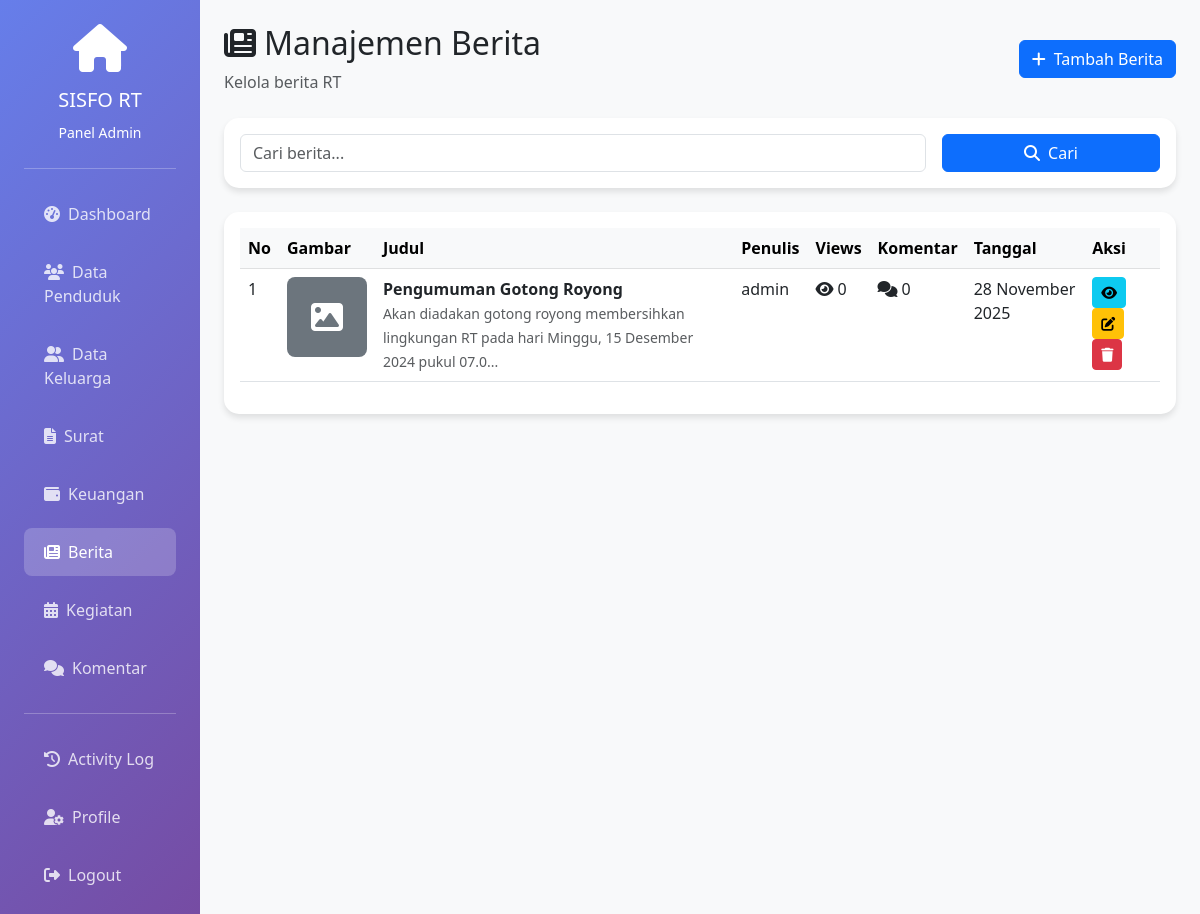
Page /admin/berita.php (signed in) on the committed database.
### tables this page shows
CREATE TABLE berita (
    id_berita INT PRIMARY KEY AUTO_INCREMENT,
    judul VARCHAR(200) NOT NULL,
    konten TEXT NOT NULL,
    gambar VARCHAR(255),
    id_user INT NOT NULL,
    views INT DEFAULT 0,
    created_at TIMESTAMP DEFAULT CURRENT_TIMESTAMP,
    updated_at TIMESTAMP DEFAULT CURRENT_TIMESTAMP ON UPDATE CURRENT_TIMESTAMP,
    FOREIGN KEY (id_user) REFERENCES users(id_user) ON DELETE CASCADE
);

CREATE TABLE users (
    id_user INT PRIMARY KEY AUTO_INCREMENT,
    username VARCHAR(50) UNIQUE NOT NULL,
    password VARCHAR(255) NOT NULL,
    role ENUM('admin', 'warga', 'bendahara') NOT NULL,
    is_active TINYINT(1) DEFAULT 1,
    created_at TIMESTAMP DEFAULT CURRENT_TIMESTAMP,
    updated_at TIMESTAMP DEFAULT CURRENT_TIMESTAMP ON UPDATE CURRENT_TIMESTAMP
);

### includes/functions.php (called while the page is built, shortened)
<?php
function e($string) {
    return htmlspecialchars($string, ENT_QUOTES, 'UTF-8');
}
function formatTanggal($tanggal) {
    $bulan = [
        1 => 'Januari', 'Februari', 'Maret', 'April', 'Mei', 'Juni',
        'Juli', 'Agustus', 'September', 'Oktober', 'November', 'Desember'
    ];
    $split = explode('-', date('Y-m-d', strtotime($tanggal)));
    return $split[2] . ' ' . $bulan[(int)$split[1]] . ' ' . $split[0];
}
?>

### admin/berita.php (the view, shortened to what this page needs)
<?php
require_once '../includes/functions.php';
require_once '../includes/middleware.php';
$page = isset($_GET['page']) ? (int)$_GET['page'] : 1;
$limit = 10;
$offset = ($page - 1) * $limit;
$search = isset($_GET['search']) ? cleanInput($_GET['search']) : '';
$where = "WHERE 1=1";
$params = [];
$types = "";
$query = "SELECT b.*, u.username,
          (SELECT COUNT(*) FROM komentar WHERE jenis_postingan = 'berita' AND id_postingan = b.id_berita) as jumlah_komentar
          FROM berita b
          JOIN users u ON b.id_user = u.id_user
          $where
          ORDER BY b.created_at DESC
          LIMIT ? OFFSET ?";
$params[] = $limit;
$params[] = $offset;
$types .= "ii";
$stmt = $conn->prepare($query);
if (count($params) > 2) {
    $stmt->bind_param($types, ...$params);
} else {
    $stmt->bind_param("ii", $limit, $offset);
}
$stmt->execute();
$berita_list = $stmt->get_result();
?>
<!DOCTYPE html>
<html lang="id">
<head>
    <link href="https://cdn.jsdelivr.net/npm/bootstrap@5.3.0/dist/css/bootstrap.min.css" rel="stylesheet">
    <link href="https://cdnjs.cloudflare.com/ajax/libs/font-awesome/6.4.0/css/all.min.css" rel="stylesheet">
</head>
<body>
    <div class="container-fluid">
        <div class="row">
            <div class="col-md-3 col-lg-2 sidebar p-4">
                <div class="text-center mb-4">
                    <div class="mb-3">
                        <i class="fas fa-home fa-3x"></i>
                    </div>
                    <h5>SISFO RT</h5>
                    <small>Panel Admin</small>
                </div>
                <hr class="bg-white">
                <nav class="nav flex-column">
                    <a class="nav-link" href="dashboard.php">
                        <i class="fas fa-tachometer-alt me-2"></i>Dashboard
                    </a>
                    <a class="nav-link" href="penduduk.php">
                        <i class="fas fa-users me-2"></i>Data Penduduk
                    </a>
                    <a class="nav-link" href="keluarga.php">
                        <i class="fas fa-user-friends me-2"></i>Data Keluarga
                    </a>
                    <a class="nav-link" href="surat.php">
                        <i class="fas fa-file-alt me-2"></i>Surat
                    </a>
                    <a class="nav-link" href="keuangan.php">
                        <i class="fas fa-wallet me-2"></i>Keuangan
                    </a>
                    <a class="nav-link active" href="berita.php">
                        <i class="fas fa-newspaper me-2"></i>Berita
                    </a>
                    <a class="nav-link" href="kegiatan.php">
                        <i class="fas fa-calendar-alt me-2"></i>Kegiatan
                    </a>
                    <a class="nav-link" href="komentar.php">
                        <i class="fas fa-comments me-2"></i>Komentar
                    </a>
                    <hr class="bg-white">
                    <a class="nav-link" href="activity_log.php">
                        <i class="fas fa-history me-2"></i>Activity Log
                    </a>
                    <a class="nav-link" href="../profile.php">
                        <i class="fas fa-user-cog me-2"></i>Profile
                    </a>
                    <a class="nav-link" href="../logout.php">
                        <i class="fas fa-sign-out-alt me-2"></i>Logout
                    </a>
                </nav>
            </div>
            <div class="col-md-9 col-lg-10 p-4">
                <div class="d-flex justify-content-between align-items-center mb-4">
                    <div>
                        <h2><i class="fas fa-newspaper me-2"></i>Manajemen Berita</h2>
                        <p class="text-muted mb-0">Kelola berita RT</p>
                    </div>
                    <button class="btn btn-primary" data-bs-toggle="modal" data-bs-target="#tambahModal">
                        <i class="fas fa-plus me-2"></i>Tambah Berita
                    </button>
                </div>
                <div class="card mb-4">
                    <div class="card-body">
                        <form method="GET" class="row g-3">
                            <div class="col-md-9">
                                <input type="text" name="search" class="form-control" placeholder="Cari berita..." value="<?php echo e($search); ?>">
                            </div>
                            <div class="col-md-3">
                                <button type="submit" class="btn btn-primary w-100"><i class="fas fa-search me-2"></i>Cari</button>
                            </div>
                        </form>
                    </div>
                </div>
                <div class="card">
                    <div class="card-body">
                        <div class="table-responsive">
                            <table class="table table-hover">
                                <thead class="table-light">
                                    <tr>
                                        <th>No</th>
                                        <th>Gambar</th>
                                        <th>Judul</th>
                                        <th>Penulis</th>
                                        <th>Views</th>
                                        <th>Komentar</th>
                                        <th>Tanggal</th>
                                        <th>Aksi</th>
                                    </tr>
                                </thead>
                                <tbody>
                                    <?php if ($berita_list->num_rows > 0): ?>
                                        <?php $no = $offset + 1; ?>
                                        <?php while($berita = $berita_list->fetch_assoc()): ?>
                                            <tr>
                                                <td><?php echo $no++; ?></td>
                                                <td>
                                                    <?php if ($berita['gambar']): ?>
                                                        <img src="../uploads/kegiatan/<?php echo e($berita['gambar']); ?>" class="berita-img" alt="Gambar">
                                                    <?php else: ?>
                                                        <div class="berita-img bg-secondary d-flex align-items-center justify-content-center text-white">
                                                            <i class="fas fa-image fa-2x"></i>
                                                        </div>
                                                    <?php endif; ?>
                                                </td>
                                                <td>
                                                    <strong><?php echo e($berita['judul']); ?></strong><br>
                                                    <small class="text-muted"><?php echo e(substr($berita['konten'], 0, 100)); ?>...</small>
                                                </td>
                                                <td><?php echo e($berita['username']); ?></td>
                                                <td><i class="fas fa-eye me-1"></i><?php echo $berita['views']; ?></td>
                                                <td><i class="fas fa-comments me-1"></i><?php echo $berita['jumlah_komentar']; ?></td>
                                                <td><?php echo formatTanggal($berita['created_at']); ?></td>
                                                <td>
                                                    <button class="btn btn-sm btn-info" onclick="detailBerita(<?php echo $berita['id_berita']; ?>)">
                                                        <i class="fas fa-eye"></i>
                                                    </button>
                                                    <button class="btn btn-sm btn-warning" onclick="editBerita(<?php echo $berita['id_berita']; ?>)">
                                                        <i class="fas fa-edit"></i>
                                                    </button>
                                                    <button class="btn btn-sm btn-danger" onclick="hapusBerita(<?php echo $berita['id_berita']; ?>, '<?php echo e($berita['judul']); ?>')">
                                                        <i class="fas fa-trash"></i>
                                                    </button>
                                                </td>
                                            </tr>
                                        <?php endwhile; ?>
                                    <?php else: ?>
                                        <tr>
                                            <td colspan="8" class="text-center">Tidak ada berita</td>
                                        </tr>
                                    <?php endif; ?>
                                </tbody>
                            </table>
                        </div>
                    </div>
                </div>
            </div>
        </div>
    </div>
</body>
</html>

### admin/berita.php (style rules this page uses)
:root { --primary-color: #667eea; --secondary-color: #764ba2; }
body { background-color: #f8f9fa; }
.sidebar { min-height: 100vh; background: linear-gradient(135deg, var(--primary-color) 0%, var(--secondary-color) 100%); color: white; }
.sidebar .nav-link { color: rgba(255,255,255,0.8); padding: 12px 20px; margin: 5px 0; border-radius: 8px; transition: all 0.3s; }
.sidebar .nav-link:hover, .sidebar .nav-link.active { background: rgba(255,255,255,0.2); color: white; }
.card { border: none; border-radius: 15px; box-shadow: 0 4px 6px rgba(0,0,0,0.1); }
.berita-img { width: 80px; height: 80px; object-fit: cover; border-radius: 8px; }

### rows in the picture
berita: judul "Pengumuman Gotong Royong", konten "Akan diadakan gotong royong membersihkan lingkungan RT pada hari Minggu, 15 Desember 2024 pukul 07.0", id_user.username "admin", views "0", jumlah_komentar "0", created_at "28 November 2025"
